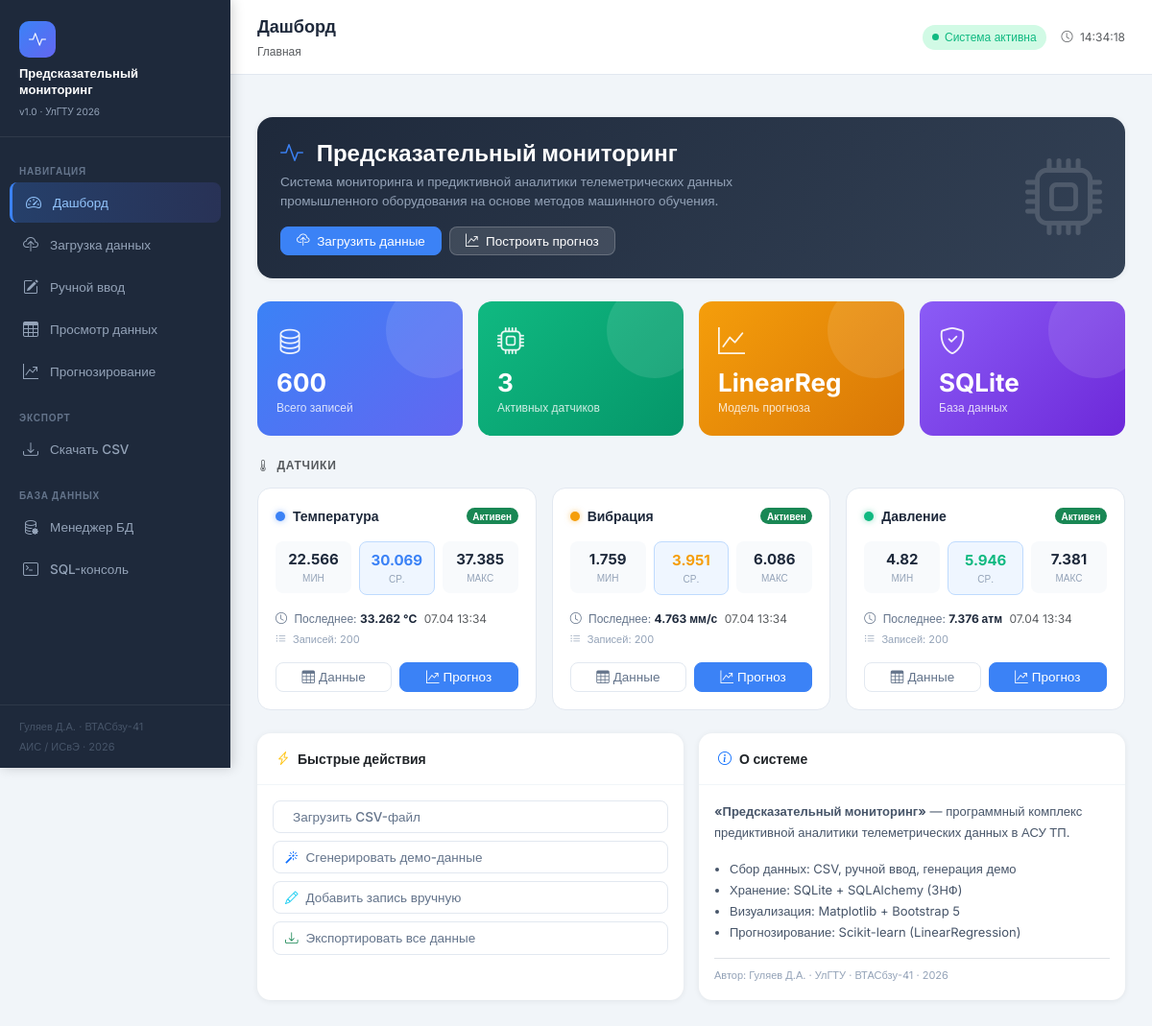
The page / on the database its author committed.
### app.py (models this page shows)
class Sensor(db.Model):
    __tablename__ = 'sensor'
    sensor_id = db.Column(db.Integer, primary_key=True)
    name      = db.Column(db.String(100), nullable=False)
    unit      = db.Column(db.String(50))
    description = db.Column(db.Text)
    telemetry = db.relationship('Telemetry',  backref='sensor', lazy=True, cascade='all, delete-orphan')
    predictions = db.relationship('Prediction', backref='sensor', lazy=True, cascade='all, delete-orphan')

class Telemetry(db.Model):
    __tablename__ = 'telemetry'
    id        = db.Column(db.Integer, primary_key=True, autoincrement=True)
    timestamp = db.Column(db.DateTime, nullable=False)
    sensor_id = db.Column(db.Integer, db.ForeignKey('sensor.sensor_id'), nullable=False)
    value     = db.Column(db.Float, nullable=False)

### app.py (the view)
@app.route('/')
def index():
    sensors   = Sensor.query.all()
    total_rec = Telemetry.query.count()
    stats = []
    for s in sensors:
        rows = Telemetry.query.filter_by(sensor_id=s.sensor_id).all()
        if rows:
            vals = [r.value for r in rows]
            last = rows[-1]
            stats.append({
                'sensor': s,
                'count': len(rows),
                'last_value': round(last.value, 3),
                'last_ts': last.timestamp,
                'min_val': round(min(vals), 3),
                'max_val': round(max(vals), 3),
                'avg_val': round(sum(vals) / len(vals), 3),
            })
        else:
            stats.append({'sensor': s, 'count': 0, 'last_value': None,
                          'last_ts': None, 'min_val': None, 'max_val': None, 'avg_val': None})
    return render_template('index.html', stats=stats, total_rec=total_rec)

### templates/index.html (shortened to what this page needs)
{% extends 'base.html' %}
{% block page_title %}Дашборд{% endblock %}
{% block content %}
<div class="card mb-4" style="background: linear-gradient(135deg,#1e293b,#334155); color:#fff; border-radius:16px;">
  <div class="card-body p-4">
    <div class="row align-items-center">
      <div class="col-md-8">
        <h4 class="fw-bold mb-1">
          <i class="bi bi-activity me-2" style="color:#3b82f6;"></i>
          Предсказательный мониторинг
        </h4>
        <p class="mb-2" style="color:#94a3b8; font-size:13.5px;">
          Система мониторинга и предиктивной аналитики телеметрических данных
          промышленного оборудования на основе методов машинного обучения.
        </p>
        <div class="d-flex flex-wrap gap-2 mt-3">
          <a href="{{ url_for('upload') }}" class="btn btn-primary btn-sm px-3">
            <i class="bi bi-cloud-upload me-1"></i> Загрузить данные
          </a>
          <a href="{{ url_for('predict') }}" class="btn btn-sm px-3"
             style="background:rgba(255,255,255,.12); color:#fff; border:1px solid rgba(255,255,255,.2);">
            <i class="bi bi-graph-up-arrow me-1"></i> Построить прогноз
          </a>
        </div>
      </div>
      <div class="col-md-4 text-end d-none d-md-block">
        <i class="bi bi-cpu" style="font-size:80px; opacity:.15;"></i>
      </div>
    </div>
  </div>
</div>
<div class="row g-3 mb-4">
  <div class="col-6 col-md-3">
    <div class="stat-card" style="background: linear-gradient(135deg,#3b82f6,#6366f1);">
      <div class="stat-icon"><i class="bi bi-database"></i></div>
      <div class="stat-value">{{ total_rec }}</div>
      <div class="stat-label">Всего записей</div>
    </div>
  </div>
  <div class="col-6 col-md-3">
    <div class="stat-card" style="background: linear-gradient(135deg,#10b981,#059669);">
      <div class="stat-icon"><i class="bi bi-cpu"></i></div>
      <div class="stat-value">{{ stats | selectattr('count', 'gt', 0) | list | length }}</div>
      <div class="stat-label">Активных датчиков</div>
    </div>
  </div>
  <div class="col-6 col-md-3">
    <div class="stat-card" style="background: linear-gradient(135deg,#f59e0b,#d97706);">
      <div class="stat-icon"><i class="bi bi-graph-up"></i></div>
      <div class="stat-value">LinearReg</div>
      <div class="stat-label">Модель прогноза</div>
    </div>
  </div>
  <div class="col-6 col-md-3">
    <div class="stat-card" style="background: linear-gradient(135deg,#8b5cf6,#6d28d9);">
      <div class="stat-icon"><i class="bi bi-shield-check"></i></div>
      <div class="stat-value">SQLite</div>
      <div class="stat-label">База данных</div>
    </div>
  </div>
</div>
<h6 class="text-muted fw-semibold mb-3" style="font-size:12px; text-transform:uppercase; letter-spacing:.06em;">
  <i class="bi bi-thermometer-half me-1"></i> Датчики
</h6>
<div class="row g-3 mb-4">
  {% set colors = ['#3b82f6','#f59e0b','#10b981','#8b5cf6','#ef4444'] %}
  {% for s in stats %}
  <div class="col-md-4">
    <div class="sensor-card h-100">
      <div class="d-flex align-items-center justify-content-between mb-3">
        <div class="d-flex align-items-center gap-2">
          <span class="sensor-indicator"
                style="background:{{ colors[loop.index0 % colors|length] }};
                       box-shadow: 0 0 6px {{ colors[loop.index0 % colors|length] }}80;"></span>
          <span class="fw-semibold" style="font-size:14px;">{{ s.sensor.name }}</span>
        </div>
        {% if s.count > 0 %}
          <span class="badge rounded-pill text-bg-success" style="font-size:10px;">Активен</span>
        {% else %}
          <span class="badge rounded-pill text-bg-secondary" style="font-size:10px;">Нет данных</span>
        {% endif %}
      </div>
      {% if s.count > 0 %}
      <div class="row g-2 text-center mb-3">
        <div class="col-4">
          <div style="background:#f8fafc; border-radius:8px; padding:8px 4px;">
            <div class="fw-bold" style="font-size:15px; color:#1e293b;">{{ s.min_val }}</div>
            <div style="font-size:10px; color:#94a3b8;">МИН</div>
          </div>
        </div>
        <div class="col-4">
          <div style="background:#eff6ff; border-radius:8px; padding:8px 4px; border:1px solid #bfdbfe;">
            <div class="fw-bold" style="font-size:15px; color:{{ colors[loop.index0 % colors|length] }};">{{ s.avg_val }}</div>
            <div style="font-size:10px; color:#94a3b8;">СР.</div>
          </div>
        </div>
        <div class="col-4">
          <div style="background:#f8fafc; border-radius:8px; padding:8px 4px;">
            <div class="fw-bold" style="font-size:15px; color:#1e293b;">{{ s.max_val }}</div>
            <div style="font-size:10px; color:#94a3b8;">МАКС</div>
          </div>
        </div>
      </div>
      <div style="font-size:12px; color:#64748b;">
        <i class="bi bi-clock me-1"></i>
        Последнее:
        <strong style="color:#1e293b;">{{ s.last_value }} {{ s.sensor.unit }}</strong>
        <span class="text-muted ms-1">
          {{ s.last_ts.strftime('%d.%m %H:%M') if s.last_ts }}
        </span>
      </div>
      <div style="font-size:11px; color:#94a3b8; margin-top:4px;">
        <i class="bi bi-list-ul me-1"></i> Записей: {{ s.count }}
      </div>
      {% endif %}
      <div class="d-flex gap-2 mt-3">
        <a href="{{ url_for('data_view', sensor_id=s.sensor.sensor_id) }}"
           class="btn btn-sm btn-outline-secondary flex-fill">
          <i class="bi bi-table me-1"></i>Данные
        </a>
        <a href="{{ url_for('predict') }}"
           class="btn btn-sm btn-primary flex-fill">
          <i class="bi bi-graph-up-arrow me-1"></i>Прогноз
        </a>
      </div>
    </div>
  </div>
  {% endfor %}
</div>
<div class="row g-3">
  <div class="col-md-6">
    <div class="card h-100">
      <div class="card-header">
        <i class="bi bi-lightning-charge me-2 text-warning"></i>Быстрые действия
      </div>
      <div class="card-body">
        <div class="d-grid gap-2">
          <a href="{{ url_for('upload') }}" class="btn btn-outline-secondary text-start">
            Загрузить CSV-файл
          </a>
          <form method="POST" action="{{ url_for('upload') }}" style="display:contents;">
            <button name="generate_demo" type="submit"
                    class="btn btn-outline-secondary text-start">
              <i class="bi bi-magic me-2 text-primary"></i>Сгенерировать демо-данные
            </button>
          </form>
          <a href="{{ url_for('manual') }}" class="btn btn-outline-secondary text-start">
            <i class="bi bi-pencil me-2 text-info"></i>Добавить запись вручную
          </a>
          <a href="{{ url_for('export_data') }}" class="btn btn-outline-secondary text-start">
            <i class="bi bi-download me-2 text-success"></i>Экспортировать все данные
          </a>
        </div>
      </div>
    </div>
  </div>
  <div class="col-md-6">
    <div class="card h-100">
      <div class="card-header">
        <i class="bi bi-info-circle me-2 text-primary"></i>О системе
      </div>
      <div class="card-body" style="font-size:13px; color:#475569; line-height:1.7;">
        <p>
          <strong>«Предсказательный мониторинг»</strong> — программный комплекс
          предиктивной аналитики телеметрических данных в АСУ ТП.
        </p>
        <ul class="mb-0 ps-3">
          <li>Сбор данных: CSV, ручной ввод, генерация демо</li>
          <li>Хранение: SQLite + SQLAlchemy (3НФ)</li>
          <li>Визуализация: Matplotlib + Bootstrap 5</li>
          <li>Прогнозирование: Scikit-learn (LinearRegression)</li>
        </ul>
        <div class="mt-3 pt-2 border-top" style="font-size:11px; color:#94a3b8;">
          Автор: Гуляев Д.А. · УлГТУ · ВТАСбзу-41 · 2026
        </div>
      </div>
    </div>
  </div>
</div>
{% endblock %}

### templates/base.html (style rules this page uses)
:root { --primary: #1e293b; --accent: #3b82f6; --accent2: #6366f1; --success: #10b981; --warning: #f59e0b; --danger: #ef4444; --bg: #f1f5f9; --card-bg: #ffffff; --sidebar-w: 240px; }
* { box-sizing: border-box; }
body { font-family: 'Inter', sans-serif; background: var(--bg); color: #1e293b; margin: 0; min-height: 100vh; }
.card { border: none; border-radius: 14px; box-shadow: 0 1px 6px rgba(0,0,0,.07); background: var(--card-bg); }
.card-header { background: transparent; border-bottom: 1px solid #f1f5f9; padding: 16px 20px; font-weight: 600; font-size: 14px; }
.stat-card { border-radius: 14px; padding: 20px; color: #fff; position: relative; overflow: hidden; }
.stat-card::after { content: ''; position: absolute; right: -20px; top: -20px; width: 100px; height: 100px; background: rgba(255,255,255,.1); border-radius: 50%; }
.stat-card .stat-icon { font-size: 28px; margin-bottom: 10px; opacity: .9; }
.stat-card .stat-value { font-size: 26px; font-weight: 700; line-height: 1; }
.stat-card .stat-label { font-size: 12px; opacity: .8; margin-top: 4px; }
.sensor-card { border-radius: 14px; border: 1px solid #e2e8f0; background: #fff; padding: 18px; transition: box-shadow .2s; }
.sensor-indicator { width: 10px; height: 10px; border-radius: 50%; display: inline-block; }
.btn { border-radius: 8px; font-size: 13.5px; font-weight: 500; }
.btn-primary { background: var(--accent); border-color: var(--accent); }
.btn-outline-secondary { border-color: #e2e8f0; color: #64748b; }

### rows shown on the page
Sensor: sensor.name "Температура", sensor.unit "°C"
Telemetry: last_ts "07.04 13:34"
Sensor: sensor.name "Вибрация", sensor.unit "мм/с"
Telemetry: last_ts "07.04 13:34"
Sensor: sensor.name "Давление", sensor.unit "атм"
Telemetry: last_ts "07.04 13:34"

### other values the page prints
{{ total_rec }} "600"
{{ stats | selectattr('count', 'gt', 0) | list | length }} "3"
{{ s.min_val }} "22.566" "1.759" "4.82"
{{ s.avg_val }} "30.069" "3.951" "5.946"
{{ s.max_val }} "37.385" "6.086" "7.381"
{{ s.last_value }} "33.262" "4.763" "7.376"
{{ s.count }} "200" "200" "200"
